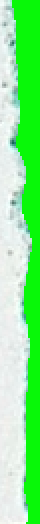
#> input picture demo.png, 20 x 262 px (shown 2 times larger)
$ python t.py
#> lines starting #> are read from the running program, lines starting #| are printed output that depends on the picture; after the words box and inside, x2 and y2 are one past the last pixel; in counts of white or black regions, pixels touching at a corner belong together
#> further down, img is the input picture: shape (262, 20, 3); mean B, G, R 139.2, 239.5, 133.7
import os

import cv2
import numpy as np
from matplotlib import pyplot as plt
from scipy.optimize import curve_fit


def get_coutours(image, bg_color):
    '''
    Get the contours of the image
    '''
    # Set background color threshold
    lower_bg = np.array(bg_color)
    upper_bg = np.array(bg_color)

    # Create a background mask
    bg_mask = cv2.inRange(image, lower_bg, upper_bg)
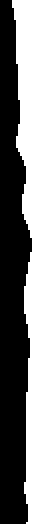
#> bg_mask: shape (262, 20) (shown 2 times larger); 40.8% white; 1 white region, box (x1, y1, x2, y2) and area: (6, 0, 20, 262) 2138
    # Make the background part pure black and other parts white
    bg_mask = np.where(bg_mask == 255, 0, np.where(bg_mask == 0, 255, bg_mask))
#> bg_mask: shape (262, 20); 59.2% white; 1 black region

    # Extract edge contours
    contours, _ = cv2.findContours(bg_mask, cv2.RETR_EXTERNAL, cv2.CHAIN_APPROX_NONE)
#> contours = 1 contour; box (x1, y1, x2, y2) and area: (0, 0, 16, 262) 2832
    return contours, bg_mask


if __name__ == '__main__':
    img_path = './demo.png'
    img = cv2.imread(img_path)
    bg_color = [8, 248, 8]
    contours, bg_mask = get_coutours(img, bg_color)
    # [10 lines of commented-out code are left out]
    points = []


#> (the run stopped early here; a loop or call above may not have finished)
